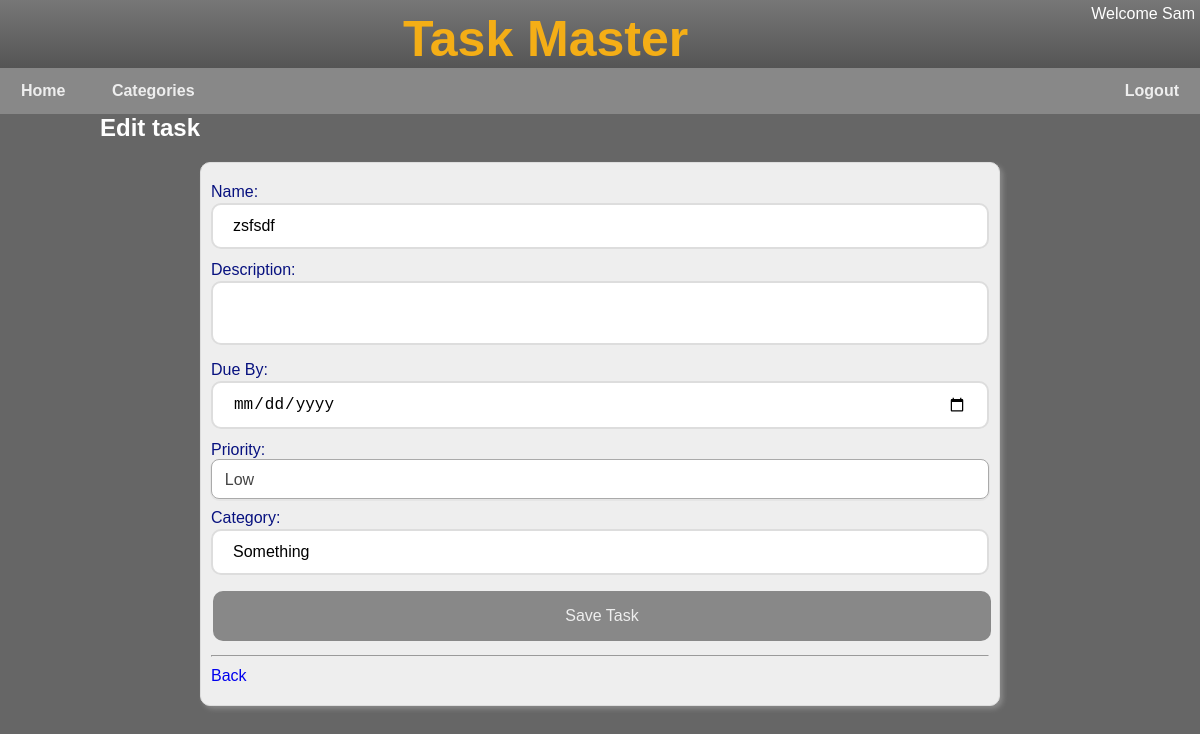
The app's page /edit/4 (signed in), older data.
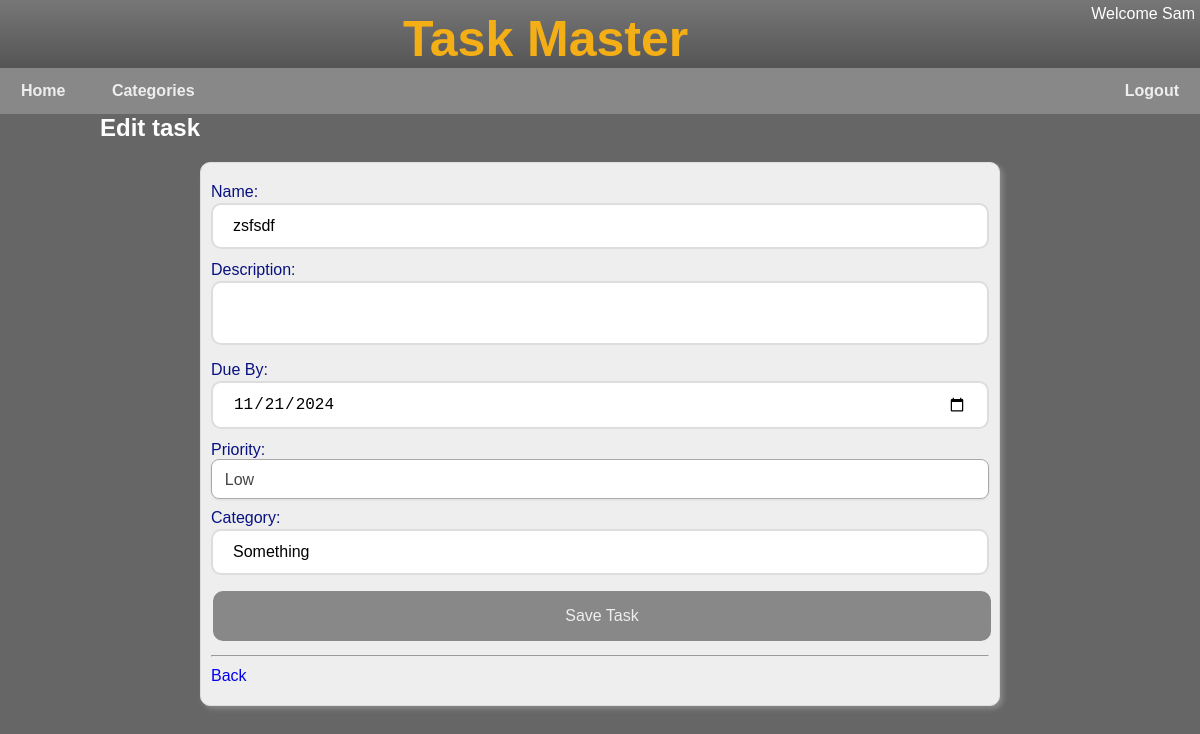
The same page, newer data.
### app/models/task.py (models this page shows, shortened)
class Task(db.Model):
  id = db.Column(db.Integer, primary_key=True)
  user_id = db.Column(db.Integer, db.ForeignKey('user.id'))
  name = db.Column(db.String(32))
  description = db.Column(db.String(250))
  category = db.Column(db.String(10))
  status = db.Column(db.Integer,default=STS_NEW)
  due_by = db.Column(db.DateTime)
  created_at = db.Column(db.DateTime, default=db.func.datetime('now'))

### app/main/main_routes.py (the view)
@bp.route('/edit/<id>')
@login_required
def edit_task(id):
    task = Task.query.get(id)
    if not task or task.user_id != current_user.id:
      abort(403)
    return render_template('edit_task.html', task=task, action_url = url_for('main.update_task', id=task.id))

### app/main/__init__.py (called while the page is built)
def init_app(app):
    app.register_blueprint(bp)
    app.register_error_handler(403, error_forbidden)
    app.jinja_options['finalize'] = lambda x: x if x is not None else '' #prevent Jinja from printing None
    login.login_view = 'main.login'
    login.init_app(app)
    @app.context_processor
    def inject_default_template_variables():
         return dict(h=helpers)
    @app.before_request
    def update_last_seen():
      if current_user.is_authenticated:
        current_user.update_last_seen()

### app/models/user.py (called while the page is built)
@login.user_loader
def load_user(id):
  return User.query.get(int(id))

  def update_last_seen(self):
    last_seen = self.last_seen if self.last_seen else datetime.fromtimestamp(0)
    if (datetime.utcnow() - last_seen).total_seconds() > 600:  # More than 10 minutes ago
     self.last_seen = datetime.utcnow()
     db.session.commit()

### app/utils/helpers.py (called while the page is built)
def html_date(dt):
  if not isinstance(dt, datetime.datetime):
    return ''
  return dt.strftime("%Y-%m-%d")

### app/templates/edit_task.html
{% extends "base.html" %}
{% block head %}
  <link rel="stylesheet" href="{{ url_for('static', filename='taskform.css') }}">
{% endblock %}
{% block content %}
<div id="new-task">
  <h2>Edit task</h2>
    {% include '_task_form.html'   %}
</div>
{% endblock %}

### app/templates/_task_form.html (shortened to what this page needs)
<form id="taskform" action="{{ action_url }}" method="POST">
    <div>
        <label for="name">Name:</label>
        <input type="text" id="title" name="name" value="{{ task.name }}" required>
    </div>
    <div>
        <label for="description">Description:</label>
        <textarea id="description" name="description">{{ task.description }}</textarea>
    </div>
    <div>
        <label for="due_by">Due By:</label>
        <input type="date" id="due_by" name="due_by" value="{{ h.html_date(task.due_by) }}">
    </div>
    <div>
        <label for="priority">Priority:</label>
        <select id="priority" name="priority" required>
            <option value="low" {% if task.priority == 'low' %}selected{% endif %}>Low</option>
        </select>
    </div>
    <div>
        <label for="category">Category:</label>
        <input type="text" id="category" name="category" value="{{ task.category }}" >
    </div>
    <div>
        <input type="submit" value="Save Task">
    </div>
    <div>
      <hr>
      <p><a href="{{ url_for('.home') }}">Back</a></li></p>
    </div>
</form>

Row changes from the older to the newer data that the page shows:
changed Task "zsfsdf": due_by (not shown) → "11/21/2024"
